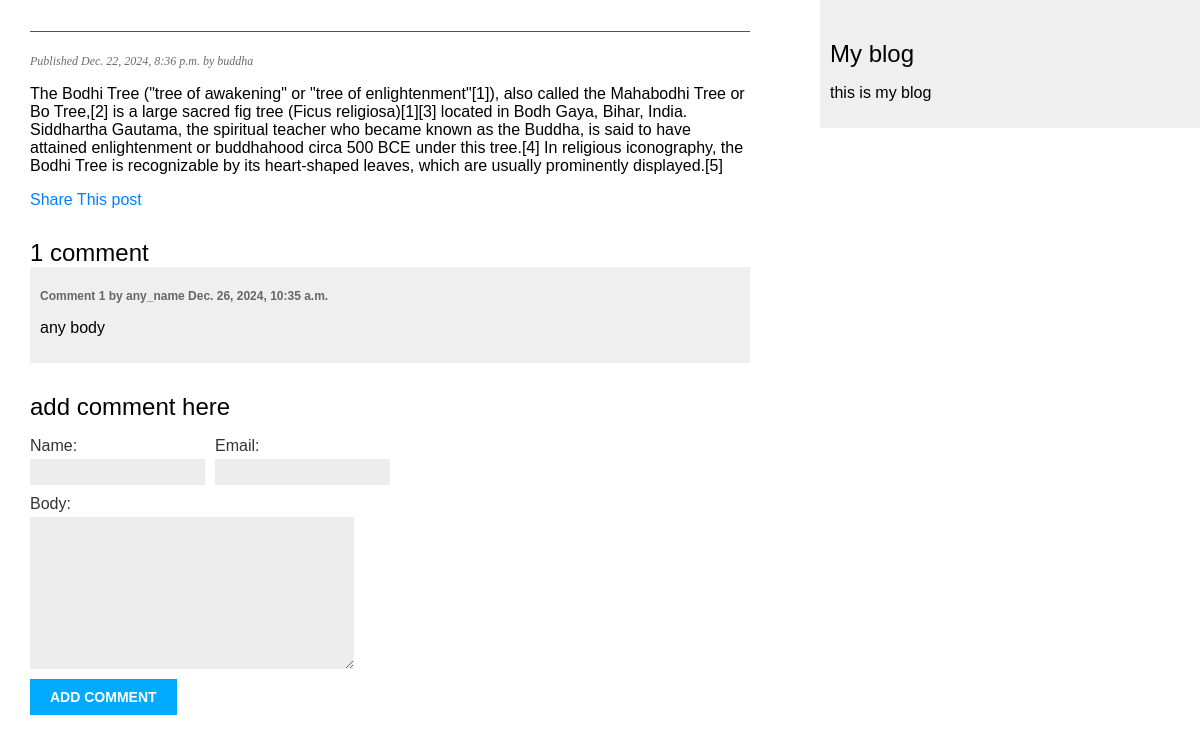
Page /blog/2024/12/22/buddha-and-the-tree on the earlier database version.
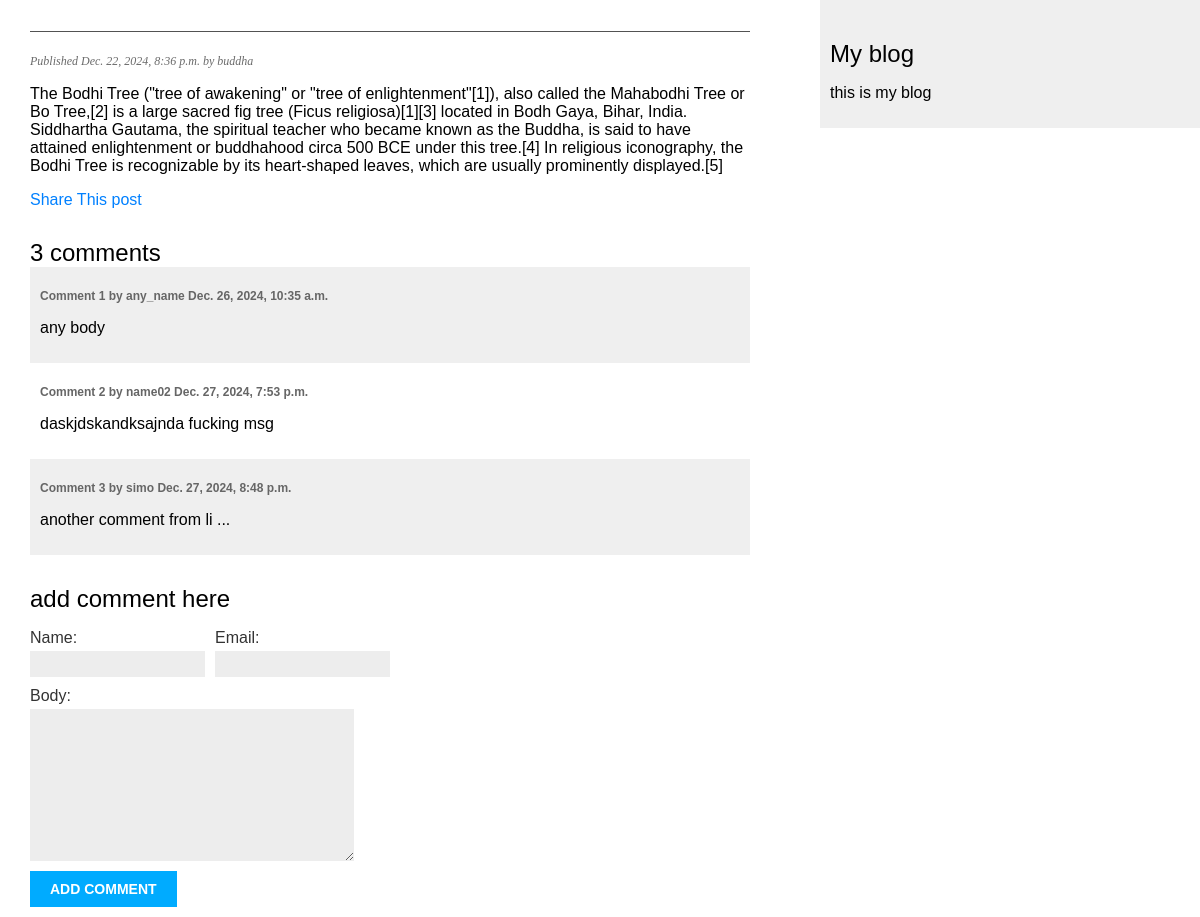
Same page on the later database version.
### blog/models.py (models this page shows, shortened)
class Post (models.Model):
    class Status(models.TextChoices):
        DRAFT = 'DR', 'Draft'
        PUBLISHED = 'PB', 'Published'
    objects = models.Manager()
    published = PublishedManager()
    title = models.CharField(max_length=50)
    slug = models.SlugField(max_length=100, unique_for_date='publish')
    body = models.TextField()
    publish = models.DateTimeField(default=timezone.now)
    created = models.DateTimeField(auto_now_add=True)
    updated = models.DateTimeField(auto_now=True)
    status = models.CharField(max_length=2,
                              choices=Status,
                              default=Status.DRAFT)
    author = models.ForeignKey(settings.AUTH_USER_MODEL,
                               on_delete=models.CASCADE,
                               related_name="blog_posts")
    class Meta:
        ordering = ['-publish']
        indexes = [
            models.Index(fields=['-publish']),
            ]

class Comment(models.Model):
    post = models.ForeignKey(Post,
                             on_delete=models.CASCADE,
                             related_name='comments'
    )
    name = models.CharField(max_length=30)
    email = models.EmailField()
    body = models.TextField()
    created = models.DateTimeField(auto_now_add=True)
    updated = models.DateTimeField(auto_now=True)
    active = models.BooleanField(default=True)
    class Meta:
        ordering = ['created']
        indexes = [
            models.Index(fields=['created'])
        ]

### blog/views.py (the view)
# urls.py: path('<int:year>/<int:month>/<int:day>/<slug:post>', views.post_detail, name='post_detail'),
def post_detail(request, year, month, day, post):
    post =  get_object_or_404(Post,
                              publish__year=year,
                              publish__month=month,
                              publish__day=day,
                              slug=post,
                              status=Post.Status.PUBLISHED)
    comments = post.comments.filter(active=True)
    form = CommentForm()
    return (render(request,
                   'blog/post/detail.html',
                   {'post':post, 'comments':comments, 'form':form}))

### blog/forms.py
class CommentForm(forms.ModelForm):
    class Meta:
        model = Comment
        fields = ['name', 'email', 'body']

### blog/templates/blog/post/detail.html (shortened to what this page needs)
{% extends "blog/base.html" %}
{%block content%}
    <h1>{{posta.title}}</h1>
    <p class="date"> Published {{post.publish}} by {{post.author}} </p>
    {{post.body | linebreaks}}
    <p>
        <a href="{% url "blog:post_share" post.id %}">
            Share This post
        </a>
    </p>
    {% with comments.count as comment_max%}
        <h2>
            {{comment_max}} comment{{ comment_max|pluralize }}
        </h2>
    {% endwith %}
    {% for com in comments%}
        <div class="comment">
            <p class="info">
                Comment {{forloop.counter}} by {{com.name}}
                {{com.created}}
            </p>
            {{com.body|linebreaks}}
        </div>
    {% empty %}
        <p>No comments.</p>
    {% endfor %}
    {% include "blog/post/includes/comment_form.html"%}
{% endblock %}

### blog/templates/blog/base.html (shortened to what this page needs)
{% load static %}
<!DOCTYPE html>
<html>
    <head>
        <link href="{% static "css/blog.css" %}" rel="stylesheet">
    </head>
    <body>
        <div id="content">
            {% block content %}
            {% endblock %}
        </div>
        <div id="sidebar">
            <h2>My blog</h2>
            <p>this is my blog</p>
        </div>
    </body>
</html>

### blog/templates/blog/post/includes/comment_form.html (shortened to what this page needs)
<h2> add comment here </h2>
<form action="{% url "blog:post_comment" post.id %}" method="post">
    <div class="left">
        {{ form.name.as_field_group}}
    </div>
    <div class="left">
        {{ form.email.as_field_group}}
    </div>
    {{form.body.as_field_group}}
    <p><input type="submit" value="add comment"></p>
</form>

### blog/static/css/blog.css (style rules this page uses)
body { margin:0; padding:0; font-family:helvetica, sans-serif; }
a { color:#0080ff; text-decoration:none; }
h1 { font-weight:normal; border-bottom:1px solid #525252; padding:0 0 10px 0; }
h2 { font-weight:normal; margin:30px 0 0; }
#content { float:left; width:60%; padding:0 0 0 30px; }
#sidebar { float:right; width:30%; padding:10px; background:#efefef; height:100%; }
p.date { color:#6b6b6b; font-family: georgia, serif; font-size: 12px; font-style: italic; }
.left { float:left; margin-right:10px; }
label { float:left; clear:both; color:#333; margin-bottom:4px; }
input, textarea { clear:both; float:left; margin:0 0 10px; background:#ededed; border:0; padding:6px 10px; font-size:12px; }
input[type=submit] { font-weight:bold; background:#00abff; color:#fff; padding:10px 20px; font-size:14px; text-transform:uppercase; }
.comment { padding:10px; }
.comment:nth-child(even) { background:#efefef; }
.comment .info { font-weight:bold; font-size:12px; color:#666; }

Differences in the rows shown:
added Comment: name "name02", created "Dec. 27, 2024, 7:53 p.m.", body "daskjdskandksajnda fucking msg"
added Comment: name "simo", created "Dec. 27, 2024, 8:48 p.m.", body "another comment from li ..."
Other differences:
{{ comment_max }}: "1" → "3"
